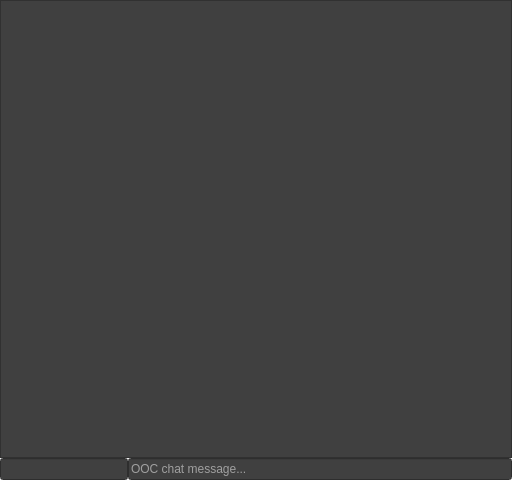
<?xml version="1.0" encoding="UTF-8"?>
<ui version="4.0">
 <class>oocwidget</class>
 <widget class="QWidget" name="oocwidget">
  <property name="geometry">
   <rect>
    <x>0</x>
    <y>0</y>
    <width>512</width>
    <height>480</height>
   </rect>
  </property>
  <property name="windowTitle">
   <string>Form</string>
  </property>
  <widget class="QTextBrowser" name="oocchat">
   <property name="geometry">
    <rect>
     <x>0</x>
     <y>0</y>
     <width>512</width>
     <height>458</height>
    </rect>
   </property>
   <property name="autoFillBackground">
    <bool>false</bool>
   </property>
   <property name="styleSheet">
    <string notr="true">QTextEdit { background-color: rgb(64, 64, 64); color: white } a{ color: rgb(0, 192, 192); }</string>
   </property>
   <property name="frameShape">
    <enum>QFrame::StyledPanel</enum>
   </property>
   <property name="frameShadow">
    <enum>QFrame::Sunken</enum>
   </property>
   <property name="openExternalLinks">
    <bool>true</bool>
   </property>
  </widget>
  <widget class="QLineEdit" name="oocinput">
   <property name="geometry">
    <rect>
     <x>128</x>
     <y>458</y>
     <width>384</width>
     <height>22</height>
    </rect>
   </property>
   <property name="styleSheet">
    <string notr="true">QLineEdit { background-color: rgb(64, 64, 64);
color: white } QLineEdit:hover{border: 1px solid gray; background-color: rgb(64,64,64)}</string>
   </property>
   <property name="placeholderText">
    <string>OOC chat message...</string>
   </property>
  </widget>
  <widget class="QLineEdit" name="oocnameinput">
   <property name="geometry">
    <rect>
     <x>0</x>
     <y>458</y>
     <width>128</width>
     <height>22</height>
    </rect>
   </property>
   <property name="styleSheet">
    <string notr="true">QLineEdit { background-color: rgb(64, 64, 64);
color: white } QLineEdit:hover{border: 1px solid gray; background-color: rgb(64,64,64)}</string>
   </property>
  </widget>
 </widget>
 <resources/>
 <connections/>
</ui>
